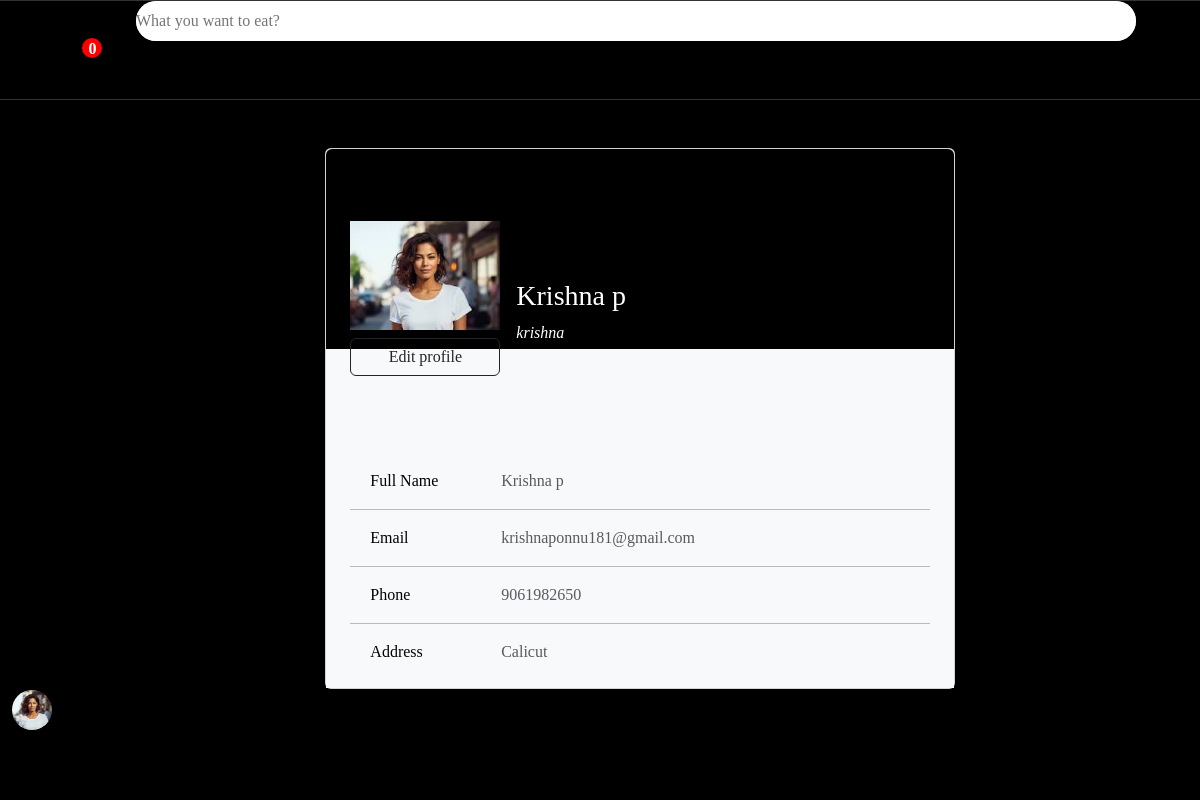
The page /user/profile/1 on the database its author committed.
### food/models.py (models this page shows)
class User(AbstractUser):
    first_name=models.CharField(max_length=100)
    last_name=models.CharField(max_length=100)
    email=models.EmailField()
    address=models.CharField(max_length=100,default='Kozhikode')
    mobile=models.PositiveIntegerField(default='0123456789')
    password=models.CharField(max_length=100)
    confirm_password=models.CharField(max_length=100,default='')
    profile=models.ImageField(upload_to='profilepics',default='default.jpg')

### food/views.py (the view)
# urls.py: path('user/profile/<int:id>',views.UserProfile.as_view(),name='user_profile'),
class UserProfile(View):
    def get(self,request,*args,**kwargs):
        id=kwargs.get('id')
        data=User.objects.get(id=id)
        return render(request,'userprofile.html',{'user':data})

### food/templates/userprofile.html (shortened to what this page needs)
{% extends 'homeview.html' %}
    {% block content %}
    <section class="h-100 gradient-custom-2">
        <div class="container py-5 h-100">
            <div class="row d-flex justify-content-center align-items-center h-100">
                <div class="col col-lg-9 col-xl-7">
                    <div class="card">
                        <div class="rounded-top text-white d-flex flex-row" style="background-color: #000; height:200px;">
                            <div class="ms-4 mt-5 d-flex flex-column" style="width: 150px;">
                                <img src="{{user.profile.url}}" class="mt-4 mb-2" style="width: 150px;height: 150px;object-fit: cover; z-index: 1;font-size:80px;" name="person-outline"></ion-icon>
                                <a href="{% url 'edit_profile' user.id %}" class="btn btn-outline-dark" data-mdb-ripple-color="dark"style="z-index: 1;">Edit profile</a>
                            </div>
                            <div class="ms-3" style="margin-top: 130px;">
                                <h3>{{user.first_name}} {{user.last_name}}</h3>
                                <p style="font-style: italic;">{{user.username}}</p>
                            </div>
                        </div>
                        <div class="p-4 text-black" style="background-color: #f8f9fa;">
                            <div class="d-flex justify-content-end text-center py-5">
                            </div>
                            <div class="row" >
                                <div class="col-sm-3">
                                    <p style="padding-left: 20px;" class="mb-0">Full Name</p>
                                </div>
                                <div class="col-sm-9">
                                    <p class="text-muted mb-0">{{user.first_name}} {{user.last_name}}</p>
                                </div>
                            </div>
                            <hr>
                            <div class="row">
                                <div class="col-sm-3">
                                    <p style="padding-left: 20px;"  class="mb-0">Email</p>
                                </div>
                                <div class="col-sm-9">
                                    <p class="text-muted mb-0">{{user.email}}</p>
                                </div>
                            </div>
                            <hr>
                            <div class="row">
                                <div class="col-sm-3">
                                    <p style="padding-left: 20px;"  class="mb-0">Phone</p>
                                </div>
                                <div class="col-sm-9">
                                    <p class="text-muted mb-0">{{user.mobile}}</p>
                                </div>
                            </div>
                            <hr>
                            <div class="row">
                                <div class="col-sm-3">
                                    <p style="padding-left: 20px;"  class="mb-0">Address</p>
                                </div>
                                <div class="col-sm-9">
                                    <p class="text-muted mb-0">{{user.address}}</p>
                                </div>
                            </div>
                        </div>
                    </div>
                </div>
            </div>
        </div>
    </section>
    {% endblock %}

### food/templates/homeview.html (shortened to what this page needs)
{% load static %}
<!doctype html>
<html lang="en">
<head>
    <link href="{% static 'css\style.css' %}" rel="stylesheet" />
    <link href="https://cdn.jsdelivr.net/npm/bootstrap@5.3.2/dist/css/bootstrap.min.css" rel="stylesheet"
 />
</head>
<body class="body">
    {% block navbar %}
    <nav>
        <ul>
          <li >
            <form action="{% url 'search_result' %}" class="search" method="GET">
            <input type="text" name="search" placeholder="What you want to eat?">
            </form>
          </li>
          <li><a href="{% url 'food_cart' %}" class="cart">
            <span class="badge">
                {% if request.user.cart_set.all.count > 0 %}
                    {{request.user.cart_set.all.count}}
                {% else %}
                    0
                {% endif %}</span>
        </a>
        </li>
        </ul>
      </nav>
      {% endblock %}
<div class="section">
            {% block content %}{% endblock %}
        </div>
 {% block sidebar %}
 <div class="sidebar">
    <ul>
      <li>
        <a href="{%url 'home_view'%}">
          <span class="icon"></span>
        </a>
      </li>
      <li>
        <a href="{% url 'order_view' %}">
          <span class="icon"></span>
        </a>
      </li>
      <li>
        <a href="{%url 'wishlist_view'%}">
          <span class="icon"></span>
        </a>
      </li>
      <li>
        <a href="{% url 'contact_us' %}">
          <span class="icon"></span>
        </a>
      </li>
     <div class="bottom-logout">
      <li>
        <a href="{% url 'user_profile' request.user.id %}">
          <span class="icon">
            <div class="imgBx">
              <img src="{{user.profile.url}}" alt="jj">
            </div>
          </span>
        </a>
      </li>
      <li>
        <a href="{% url 'logout_view' %}">
          <span class="icon"></span>
        </a>
      </li>
     </div>
    </ul>
  </div>
{% endblock %}
</body>
</html>

### food/static/css/style.css (style rules this page uses)
:root { --primaryColor:#0e6253; --secondaryColor:#ffc107; --whiteColor:#fff; --blackColor:#223; --softGreenColor:#d9f2ee; --darkGreyCoor:#a7a7a7; --greyColor:#f5f5f5; }
* { margin: 0; padding: 0; box-sizing: border-box; font-family: 'Times New Roman', Times, serif; }
.body { background-color:black; }
nav { width:auto; position: sticky; top: 0; height: 100px; display: inline-block; background: rgba(0, 0, 0, 0.8); border-top: 1px solid rgba(255, 255, 255, .2); border-bottom: 1px solid rgba(255, 255, 255, .2); z-index: 1; }
nav ul li { list-style: none; display: inline-block; flex-direction: row; }
.icon { float: left; font-size: 60px; }
.cart { font-size: 30px; margin-left: 70px; }
.cart span { font-size: 1rem; font-weight:100; padding: 3px 3px 5px 4px; border-radius:100%; position: relative; bottom:20px; left: -20px; color:white; background-color: red; width:20px; height: 20px; font-weight: bolder; }
.search { width:1000px; height: 40px; margin-top: 0; margin-left: 100px; display: flex; justify-content: space-between; background-color:rgb(190, 189, 189); border-radius: 80px; }
.search input { width: 1000px; height: 40px; color: var(--blackColor); background-color:var(--whiteColor); border: none; left: 50px; border-color: rgb(190, 189, 189); border-radius: 50px; cursor: pointer; outline: none; }
nav ul li a { color: white; text-decoration: none; }
.section { margin-left:150px ; top: 0px; box-sizing: border-box; }
.sidebar { position: fixed; top: 100px; left: 0; margin-top: 0; width: 60px; height: fit-content; background: rgba(0, 0, 0, 0.8); overflow: hidden; transition: 0.5s; }
.sidebar ul { position: relative; height: 100vh; padding-left: 2px; }
.sidebar ul li { list-style: none; }
.sidebar ul li a { position: relative; display: flex; white-space: nowrap; text-decoration: none; }
.sidebar ul li a .icon { position: relative; display: flex; justify-content: center; align-items: center; min-width: 60px; height: 60px; font-size: 2em; color:var(--whiteColor); }
.bottom-logout { position: absolute; bottom: 100px; width: 100%; }
.bottom-logout .imgBx { position: relative; width: 40px; height: 40px; border-radius: 50%; overflow: hidden; }
.bottom-logout .imgBx img { position: absolute; top: 0; left: 0; width: 100%; height: 100%; object-fit: cover; }
.section { margin-left:80px ; top: 0px; background-color:black; box-sizing: border-box; }

### rows shown on the page
User: profile (picture), first_name "Krishna", last_name "p", username "krishna", email "krishnaponnu181@gmail.com", mobile "9061982650", address "Calicut"
